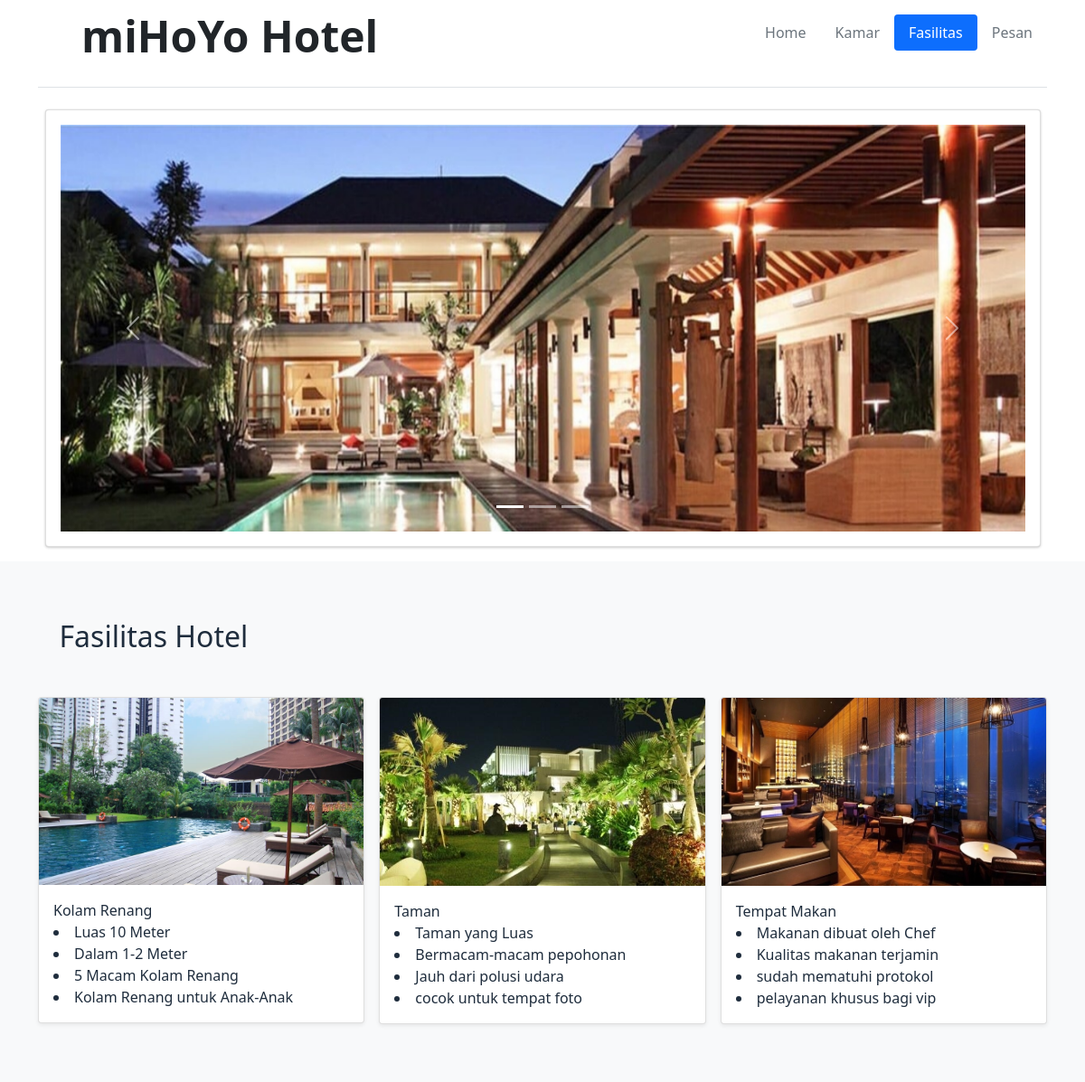
Page /fasilitas.php on the committed database.
### tables this page shows
CREATE TABLE `tbl_hotel` (
  `id_hotel` int(11) NOT NULL,
  `nama_fasilitas` varchar(100) NOT NULL,
  `keterangan_satu` longtext NOT NULL,
  `keterangan_dua` longtext NOT NULL,
  `keterangan_tiga` longtext NOT NULL,
  `keterangan_empat` longtext NOT NULL
);

### fasilitas.php (the view, shortened to what this page needs)
<!DOCTYPE html>
<html lang="en">
<head>
  <link rel="stylesheet" href="assets/css/adminlte.min.css">
  <link rel="stylesheet" href="assets/css/bootstrap.min.css">
</head>
<header>
  <div class="container">
      <header class="d-flex flex-wrap justify-content-center py-3 mb-4 border-bottom">
        <a href="#" class="d-flex align-items-center mb-3 mb-md-0 me-md-auto text-dark text-decoration-none ">
          <svg class="bi me-2" width="40" height="32"><use xlink:href="#bootstrap"/></svg>
          <h1 class="display-5 fw-bold lh-1 mb-3">miHoYo Hotel</h1>
        </a>
        <ul class="nav nav-pills">
          <li class="nav-item"><a href="index.php" class="nav-link">Home</a></li>
          <li class="nav-item"><a href="kamar.php" class="nav-link">Kamar</a></li>
          <li class="nav-item"><a href="fasilitas.php" class="nav-link active" aria-current="page">Fasilitas</a></li>
          <li class="nav-item"><a href="pesan.php" class="nav-link">Pesan</a></li>
        </ul>
      </header>
    </div>
</header>
<div class="content">
  <div class="container">
    <div class="col-md-12">
      <div class="card">
      <div class="card-body">
      <div id="myCarousel" class="carousel slide" data-bs-ride="carousel">
          <div class="carousel-indicators">
            <button type="button" data-bs-target="#myCarousel" data-bs-slide-to="0" class="active" aria-current="true" aria-label="Slide 1"></button>
            <button type="button" data-bs-target="#myCarousel" data-bs-slide-to="1" aria-label="Slide 2"></button>
            <button type="button" data-bs-target="#myCarousel" data-bs-slide-to="2" aria-label="Slide 3"></button>
          </div>
          <div class="carousel-inner">
            <div class="carousel-item active">
              <img class="d-block w-100" src="assets/img/1.jpg" height="450">
            </div>
          </div>
          <button class="carousel-control-prev" type="button" data-bs-target="#myCarousel" data-bs-slide="prev">
            <span class="carousel-control-prev-icon" aria-hidden="true"></span>
          </button>
          <button class="carousel-control-next" type="button" data-bs-target="#myCarousel" data-bs-slide="next">
            <span class="carousel-control-next-icon" aria-hidden="true"></span>
          </button>
      </div>
      </div>
      </div>
     </div>
  </div>
</div>
<div class="album py-5 bg-light">
    <div class="container">
<div class="col-md-12">
  <div class="card-body">
    <h2 class="text-left">Fasilitas Hotel</h2><br>
  </div>
</div>
      <div class="row row-cols-1 row-cols-sm-2 row-cols-md-3 g-3">
        <div class="col">
          <div class="card shadow-sm">
            <img src="assets/img/fasilitas/kolam_renang.jpg" class="bd-placeholder-img card-img-top">
            <div class="card-body">
              <?php
              include "conn/koneksi.php";
              $query=mysqli_query($koneksi, "SELECT * FROM tbl_hotel WHERE id_hotel ='1' ");
              while ($data=mysqli_fetch_array($query)){
                echo "<td> $data[nama_fasilitas]</td>";
                echo "<br>";
                echo "<li> $data[keterangan_satu] </li>";
                echo "<li> $data[keterangan_dua] </li>";
                echo "<li> $data[keterangan_tiga] </li>";
                echo "<li> $data[keterangan_empat] </li>";
              }
              ?>
            </div>
          </div>
        </div>
        <div class="col">
          <div class="card shadow-sm">
            <img src="assets/img/fasilitas/taman.jpg" class="bd-placeholder-img card-img-top">
            <div class="card-body">
            <?php
              include "conn/koneksi.php";
              $query=mysqli_query($koneksi, "SELECT * FROM tbl_hotel WHERE id_hotel ='2' ");
              while ($data=mysqli_fetch_array($query)){
                echo "<td> $data[nama_fasilitas]</td>";
                echo "<br>";
                echo "<li> $data[keterangan_satu] </li>";
                echo "<li> $data[keterangan_dua] </li>";
                echo "<li> $data[keterangan_tiga] </li>";
                echo "<li> $data[keterangan_empat] </li>";
              }
              ?>
            </div>
          </div>
        </div>
        <div class="col">
          <div class="card shadow-sm">
            <img src="assets/img/fasilitas/tempat_makan.jpg" class="bd-placeholder-img card-img-top">
            <div class="card-body">
            <?php
              include "conn/koneksi.php";
              $query=mysqli_query($koneksi, "SELECT * FROM tbl_hotel WHERE id_hotel ='3' ");
              while ($data=mysqli_fetch_array($query)){
                echo "<td> $data[nama_fasilitas]</td>";
                echo "<br>";
                echo "<li> $data[keterangan_satu] </li>";
                echo "<li> $data[keterangan_dua] </li>";
                echo "<li> $data[keterangan_tiga] </li>";
                echo "<li> $data[keterangan_empat] </li>";
              }
              ?>
          </div>
        </div>
</div>

### fasilitas.php (style rules this page uses)
.bd-placeholder-img { font-size: 1.125rem; text-anchor: middle; -webkit-user-select: none; -moz-user-select: none; user-select: none; }

### rows in the picture
tbl_hotel: nama_fasilitas "Kolam Renang", keterangan_satu "Luas 10 Meter", keterangan_dua "Dalam 1-2 Meter", keterangan_tiga "5 Macam Kolam Renang", keterangan_empat "Kolam Renang untuk Anak-Anak"
tbl_hotel: nama_fasilitas "Taman", keterangan_satu "Taman yang Luas", keterangan_dua "Bermacam-macam pepohonan", keterangan_tiga "Jauh dari polusi udara", keterangan_empat "cocok untuk tempat foto"
tbl_hotel: nama_fasilitas "Tempat Makan", keterangan_satu "Makanan dibuat oleh Chef", keterangan_dua "Kualitas makanan terjamin", keterangan_tiga "sudah mematuhi protokol", keterangan_empat "pelayanan khusus bagi vip"
